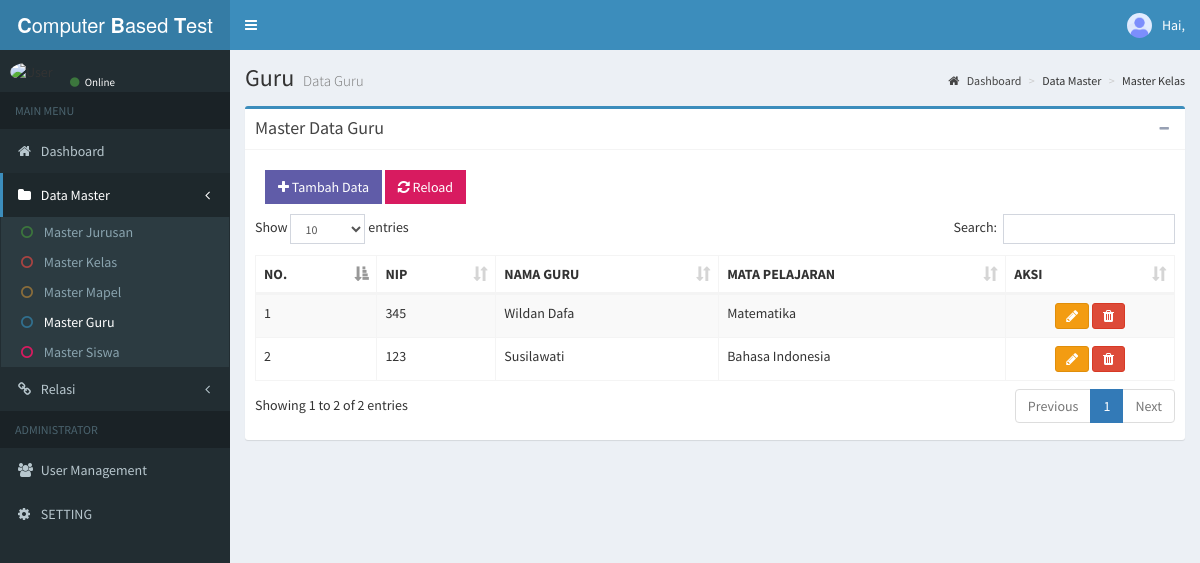
Screenshot of /index.php/c_admin/guru with the database file from the repository.
### tables this page shows
CREATE TABLE `guru` (
  `id_guru` int(11) NOT NULL,
  `nip` char(9) NOT NULL,
  `nama_guru` varchar(255) NOT NULL,
  `mapel_id` int(11) NOT NULL,
  `tmb_user` char(1) NOT NULL
);

CREATE TABLE `mapel` (
  `id_mapel` int(11) NOT NULL,
  `nama_mapel` varchar(255) NOT NULL
);

### application/controllers/C_admin.php (called while the page is built, shortened)
<?php
class C_admin extends CI_Controller
{
    public function __construct()
    {
        $this->load->model('M_admin');
        $this->load->helper('kriptografi');
    }
    public function guru()
    {
        $data['user'] = $this->M_admin->getUser();
        $data['mapel'] = $this->M_admin->getAllMapel();
        $data['guru'] = $this->M_admin->getAllGuru();
        $data['tittle'] = 'Guru';
        $this->load->view('templates/header', $data);
        $this->load->view('admin/guru', $data);
        $this->load->view('templates/footer');
    }
}

### index.php (called while the page is built, shortened)
<?php
require_once BASEPATH.'core/CodeIgniter.php';

### application/models/M_admin.php (called while the page is built, shortened)
<?php
class M_admin extends CI_Model
{
    public function getAllMapel()
    {
        $this->db->order_by('id_mapel', 'DESC');
        $this->db->select('*');
        $this->db->from('mapel');
        return $this->db->get()->result_array();
    }
    public function getAllGuru()
    {
        $this->db->order_by('id_guru', 'DESC');
        $this->db->select('*');
        $this->db->from('guru');
        $this->db->join('mapel', 'mapel_id = id_mapel');
        return $this->db->get()->result_array();
    }
}

### application/views/admin/guru.php (the view, shortened to what this page needs)
<aside class="main-sidebar">
    <section class="sidebar">
        <div class="user-panel">
            <div class="pull-left image">
                <img src="<?= base_url() ?>assets/dist/img/icon_admin.png" class="img-circle" alt="User Image">
            </div>
            <div class="pull-left info">
                <a href="#"><i class="fa fa-circle text-success"></i> Online</a>
            </div>
        </div>
        <ul class="sidebar-menu" data-widget="tree">
            <li class="header">MAIN MENU</li>
            <li class="">
                <a href="<?= base_url('c_admin') ?>">
                    <i class="fa fa-home"></i> <span>Dashboard</span>
                </a>
            </li>
            <li class="treeview active">
                <a href="#">
                    <i class="fa fa-folder active"></i> <span>Data Master</span>
                    <span class="pull-right-container">
                        <i class="fa fa-angle-left pull-right"></i>
                    </span>
                </a>
                <ul class="treeview-menu">
                    <li><a href="<?= base_url('c_admin/jurusan'); ?>"><i class="fa fa-circle-o text-success"></i> Master Jurusan</a></li>
                    <li><a href="<?= base_url('c_admin/kelas'); ?>"><i class="fa fa-circle-o text-danger"></i> Master Kelas</a></li>
                    <li><a href="<?= base_url('c_admin/mapel'); ?>"><i class="fa fa-circle-o text-warning"></i> Master Mapel</a></li>
                    <li class="active"><a href="<?= base_url('c_admin/guru'); ?>"><i class="fa fa-circle-o text-info"></i> Master Guru</a></li>
                    <li><a href="<?= base_url('c_admin/siswa'); ?>"><i class="fa fa-circle-o text-maroon"></i> Master Siswa</a></li>
                </ul>
            </li>
            <li class="treeview">
                <a href="#">
                    <i class="fa fa-link"></i>
                    <span>Relasi</span>
                    <span class="pull-right-container">
                        <i class="fa fa-angle-left pull-right"></i>
                    </span>
                </a>
            </li>
            <li class="header">ADMINISTRATOR </li>
            <li class="">
                <a href="<?= base_url('c_admin/user_management'); ?>" rel="noopener noreferrer">
                    <i class="fa fa-users"></i> <span>User Management</span>
                </a>
            </li>
            <li>
                <a href="<?= base_url('c_admin/setting'); ?>">
                    <i class="fa fa-cog"></i> <span>SETTING</span>
                </a>
            </li>
        </ul>
    </section>
</aside>
<div class="content-wrapper">
    <section class="content-header">
        <h1>
            Guru
            <small>Data Guru</small>
        </h1>
        <ol class="breadcrumb">
            <li><a href="<?= base_url('c_admin'); ?>"><i class="fa fa-home"></i> Dashboard</a></li>
            <li class="">Data Master</li>
            <li class="">Master Kelas</li>
        </ol>
    </section>
    <section class="content">
        <div class="row">
            <div class="col-xs-12">
                <div class="box box-primary">
                    <div class="box-header with-border">
                        <h3 class="box-title">Master Data Guru</h3>
                        <div class="box-tools pull-right">
                            <button type="button" class="btn btn-box-tool" data-widget="collapse"><i class="fa fa-minus"></i></button>
                        </div>
                    </div>
                    <div class="box-body">
                        <div class="flash-data" data-flash="<?= $this->session->flashdata('flash'); ?>"></div>
                        <div class="margin">
                            <button type="button" class="btn bg-purple btn-flat btn-md" data-toggle="modal" data-target="#myModal"><i class="fa fa-plus"></i> Tambah Data</button>
                            <button type="submit" class="btn btn-flat btn-md bg-maroon" onClick="document.location.reload(true)"><i class="fa fa-refresh"></i> Reload</button>
                        </div>
                        <table id="example1" class="table table-bordered table-striped">
                            <thead>
                                <tr>
                                    <th>NO.</th>
                                    <th>NIP</th>
                                    <th>NAMA GURU</th>
                                    <th>MATA PELAJARAN</th>
                                    <th>AKSI</th>
                                </tr>
                            </thead>
                            <tbody>
                                <?php $no = 1; ?>
                                <?php foreach ($guru as $g) : ?>
                                    <tr>
                                        <td><?= $no; ?></td>
                                        <td><?= $g['nip']; ?></td>
                                        <td><?= $g['nama_guru']; ?></td>
                                        <td><?= $g['nama_mapel']; ?></td>
                                        <td>
                                            <div class="text-center">
                                                <button type="button" class="btn btn-sm btn-warning fa fa-pencil" data-toggle="modal" data-target="#myModalubah<?= $g['id_guru']; ?>" data-placement="left" title="Edit data"></button>
                                                <a href="<?= base_url(); ?>c_guru/hapus/<?= $g['id_guru']; ?>" class="btn btn-sm btn-danger tombol-hapus fa fa-trash" data-placement="right" title="Hapus data"></a>
                                            </div>
                                        </td>
                                    </tr>
                                    <?php $no++; ?>
                                <?php endforeach; ?>
                            </tbody>
                        </table>
                    </div>
                </div>
            </div>
        </div>
    </section>
</div>

### rows the page displays
guru: nip "345", nama_guru "Wildan Dafa", mapel.nama_mapel "Matematika"
guru: nip "123", nama_guru "Susilawati", mapel.nama_mapel "Bahasa Indonesia"
